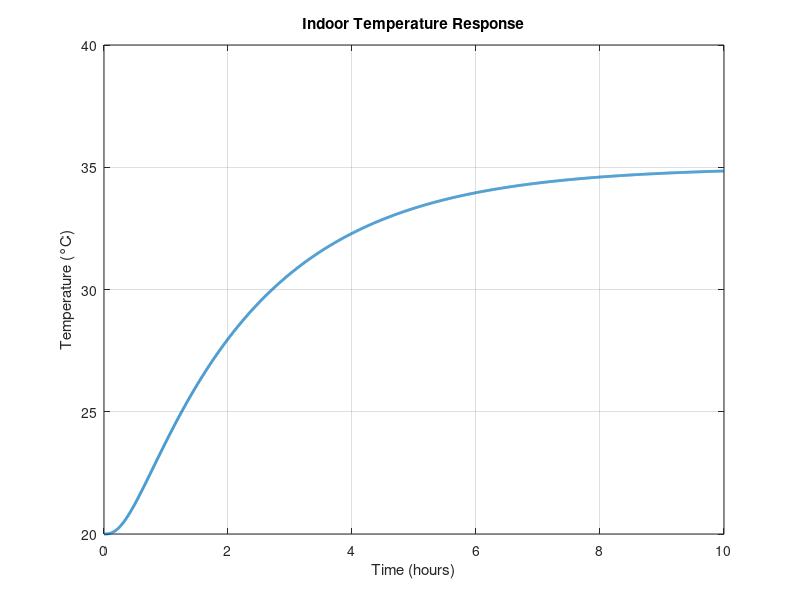

Write the MATLAB code that produced this figure.
clc;
clear;
close all;

% DEFINE MATERIAL PARAMETERS

% !!!!!!! THESE VALUES NEED TO BE MORE PRECISELY CHOSEN !!!!!!!!!!!

concrete.R_val = 0.1; % (Thermal Resistance [m^2K/W])
concrete.C_val = 20000; 
air.h_val = 3.9; 

% DEFINE SIMULATION CONDITIONS
L = 60; W = 24; H = 6.6; % building dimensions
V = L*W*H; 
A_s = 2 * (L * H + W * H) + L * W; % neglect floor

% DEFINE CAPACITORS
capacitors = [
  1, 1.225 * V * 1006;         % Indoor Air
  2, (concrete.C_val/2) * A_s; % Interior Wall Mass
  3, (concrete.C_val/2) * A_s; % Exterior Wall Mass
  4, inf;                      % Outside Air
];
n = size(capacitors, 1);

% DEFINE RESISTORS
% [Node 1, Node 2, Resistance Value]
resistors = [
  % Convection Resistance = 1 / (h * Area)
  4, 3, 1 / (air.h_val * A_s); 
  
  % Conduction Resistance = R_value / Area
  3, 2, concrete.R_val / A_s; 
  
  % Convection Resistance = 1 / (h * Area)
  2, 1, 1 / (air.h_val * A_s) 
];

% DEFINE TIME PARAMETERS
dt = 10;
t_end = 10 * 3600;
time = 0:dt:t_end; 

% CREATE R MATRIX
R = zeros(n, n);
for i = 1:size(resistors,1)
    node1 = resistors(i, 1);
    node2 = resistors(i, 2);
    r_val = resistors(i, 3);
    
    % Make Matrix Symmetric (Heat flows both ways)
    R(node1, node2) = r_val;
    R(node2, node1) = r_val; 
end

% CREATE C VECTOR
C = zeros(1, n);
for i = 1:n
    id = capacitors(i, 1);
    C(id) = capacitors(i, 2);
end

% SIMULATION
results = zeros(size(time)); 
T = [20, 20, 20, 35]; 
T = T + 273.15; % Convert to Kelvin
results(1) = T(1);

for z = 2:length(time)
    dT = zeros(1, n);
    
    for k = 1:n
        
        % Calculate NET flow using neighbor nodes
        if C(k) ~= inf % Don't calculate for infinite reservoirs
            for i = 1:n
                if R(i, k) ~= 0 
                    % Ohm's Law for Heat: (T_neighbor - T_node) / R
                    flow = (T(i) - T(k)) / R(i, k);
                    dT(k) = dT(k) + flow;
                end
            end
            % Update Temp Change: (Net Heat Flow * dt) / Capacitance
            dT(k) = dT(k) * dt / C(k);
        end
    end
    
    T = T + dT;
    results(z) = T(1);
end

% PLOT RESULTS
figure;
plot(time/3600, results-273.15, 'LineWidth', 2);
xlabel('Time (hours)');
ylabel('Temperature (°C)');
title('Indoor Temperature Response');
grid on;
